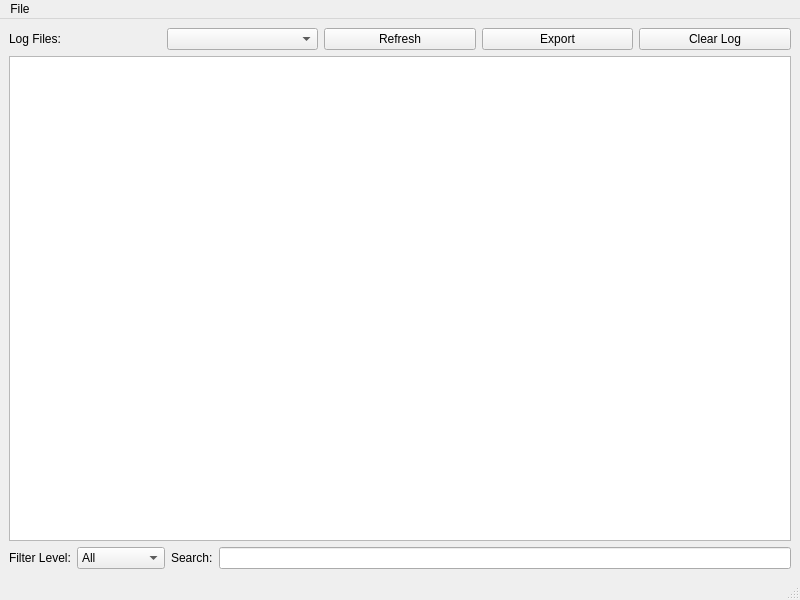
<?xml version="1.0" encoding="UTF-8"?>
<ui version="4.0">
 <class>LogManager</class>
 <widget class="QMainWindow" name="LogManager">
  <property name="geometry">
   <rect>
    <x>0</x>
    <y>0</y>
    <width>800</width>
    <height>600</height>
   </rect>
  </property>
  <property name="windowTitle">
   <string>Log Manager</string>
  </property>
  <widget class="QWidget" name="centralwidget">
   <layout class="QVBoxLayout" name="verticalLayout">
    <item>
     <layout class="QHBoxLayout" name="horizontalLayout">
      <item>
       <widget class="QLabel" name="label">
        <property name="text">
         <string>Log Files:</string>
        </property>
       </widget>
      </item>
      <item>
       <widget class="QComboBox" name="logFileComboBox"/>
      </item>
      <item>
       <widget class="QPushButton" name="refreshButton">
        <property name="text">
         <string>Refresh</string>
        </property>
       </widget>
      </item>
      <item>
       <widget class="QPushButton" name="exportButton">
        <property name="text">
         <string>Export</string>
        </property>
       </widget>
      </item>
      <item>
       <widget class="QPushButton" name="clearButton">
        <property name="text">
         <string>Clear Log</string>
        </property>
       </widget>
      </item>
     </layout>
    </item>
    <item>
     <widget class="QTextEdit" name="logTextEdit">
      <property name="readOnly">
       <bool>true</bool>
      </property>
     </widget>
    </item>
    <item>
     <layout class="QHBoxLayout" name="horizontalLayout_2">
      <item>
       <widget class="QLabel" name="label_2">
        <property name="text">
         <string>Filter Level:</string>
        </property>
       </widget>
      </item>
      <item>
       <widget class="QComboBox" name="filterLevelComboBox">
        <item>
         <property name="text">
          <string>All</string>
         </property>
        </item>
        <item>
         <property name="text">
          <string>DEBUG</string>
         </property>
        </item>
        <item>
         <property name="text">
          <string>INFO</string>
         </property>
        </item>
        <item>
         <property name="text">
          <string>WARNING</string>
         </property>
        </item>
        <item>
         <property name="text">
          <string>ERROR</string>
         </property>
        </item>
        <item>
         <property name="text">
          <string>CRITICAL</string>
         </property>
        </item>
       </widget>
      </item>
      <item>
       <widget class="QLabel" name="label_3">
        <property name="text">
         <string>Search:</string>
        </property>
       </widget>
      </item>
      <item>
       <widget class="QLineEdit" name="searchEdit"/>
      </item>
     </layout>
    </item>
   </layout>
  </widget>
  <widget class="QMenuBar" name="menubar">
   <property name="geometry">
    <rect>
     <x>0</x>
     <y>0</y>
     <width>800</width>
     <height>21</height>
    </rect>
   </property>
   <widget class="QMenu" name="menuFile">
    <property name="title">
     <string>File</string>
    </property>
    <addaction name="actionExit"/>
   </widget>
   <addaction name="menuFile"/>
  </widget>
  <widget class="QStatusBar" name="statusbar"/>
  <action name="actionExit">
   <property name="text">
    <string>Exit</string>
   </property>
   <property name="shortcut">
    <string>Ctrl+Q</string>
   </property>
  </action>
 </widget>
 <resources/>
 <connections>
  <connection>
   <sender>actionExit</sender>
   <signal>triggered()</signal>
   <receiver>LogManager</receiver>
   <slot>close()</slot>
   <hints>
    <hint type="sourcelabel">
     <x>-1</x>
     <y>-1</y>
    </hint>
    <hint type="destinationlabel">
     <x>399</x>
     <y>299</y>
    </hint>
   </hints>
  </connection>
 </connections>
</ui>
